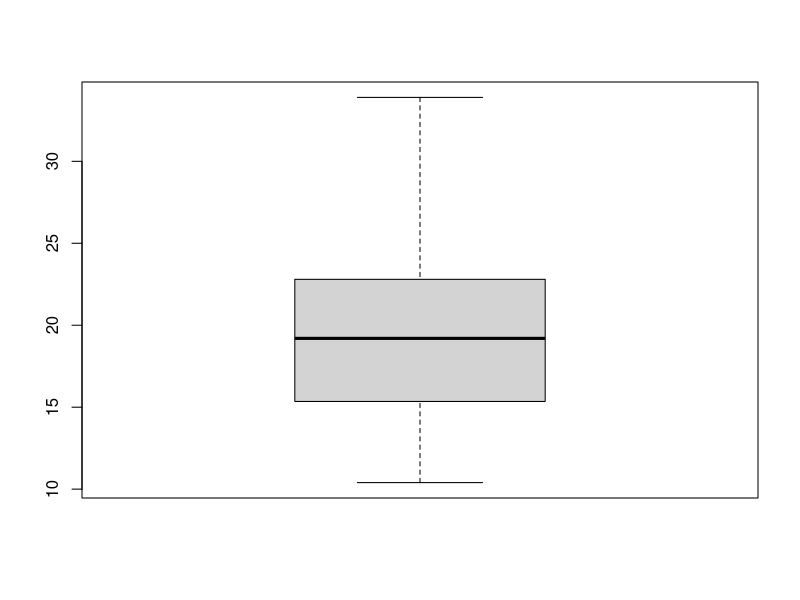
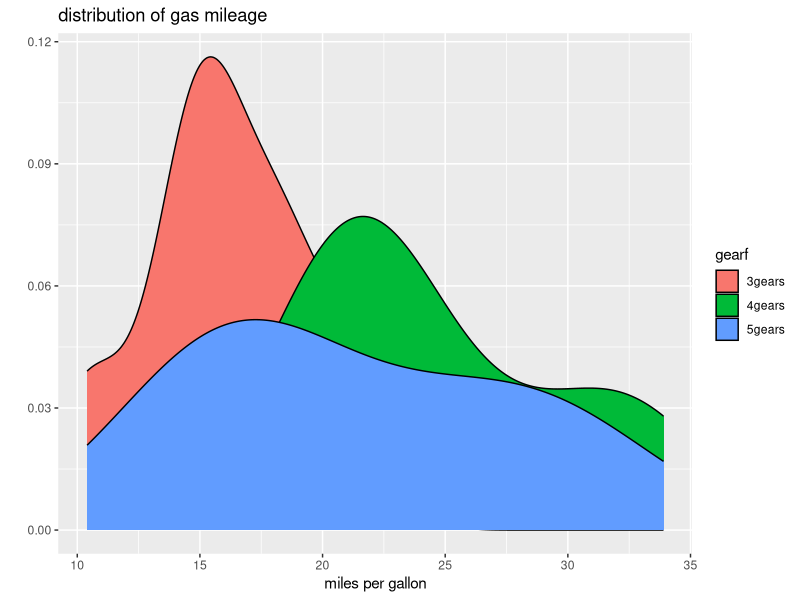
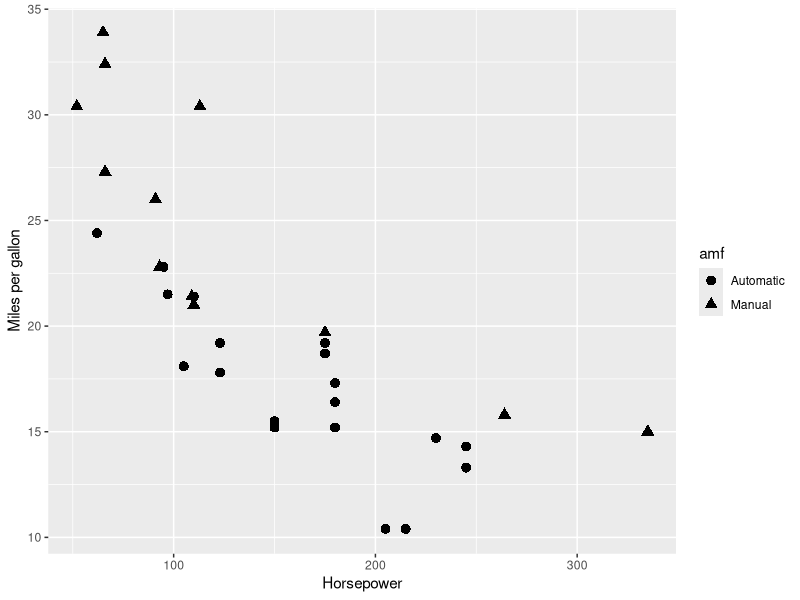
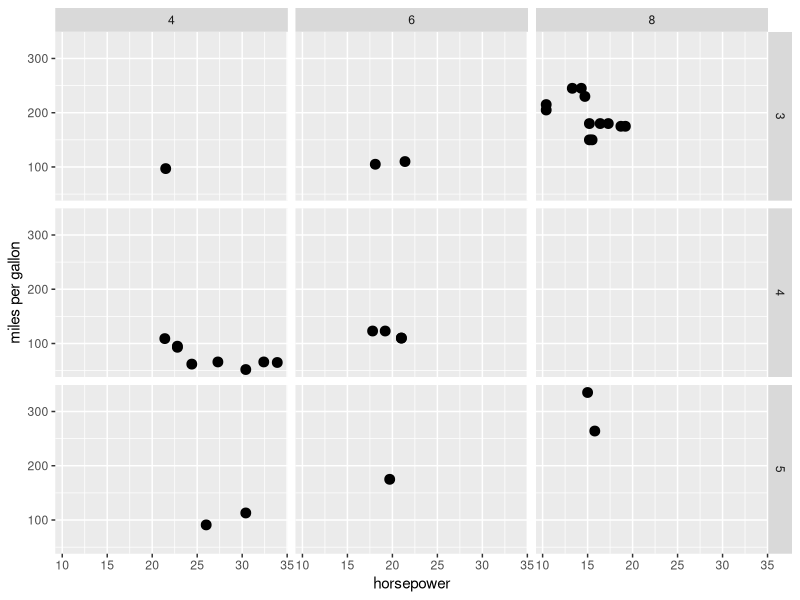
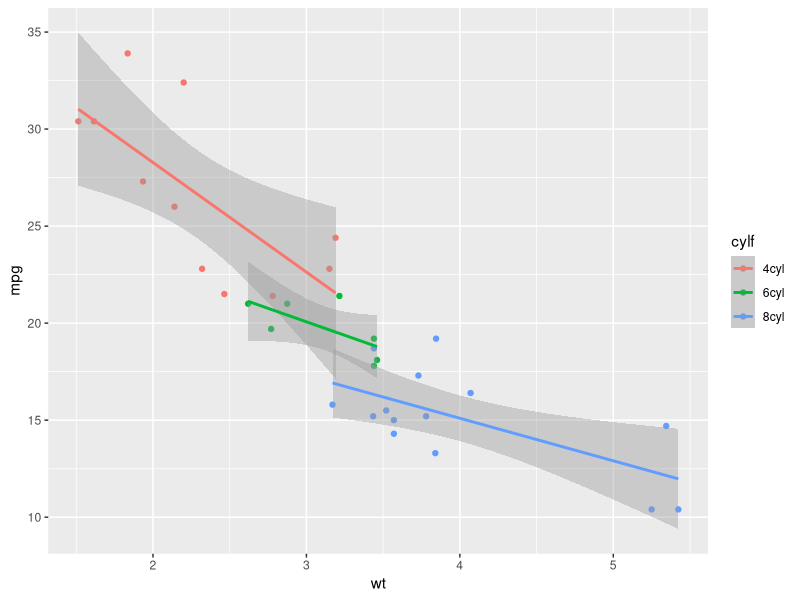
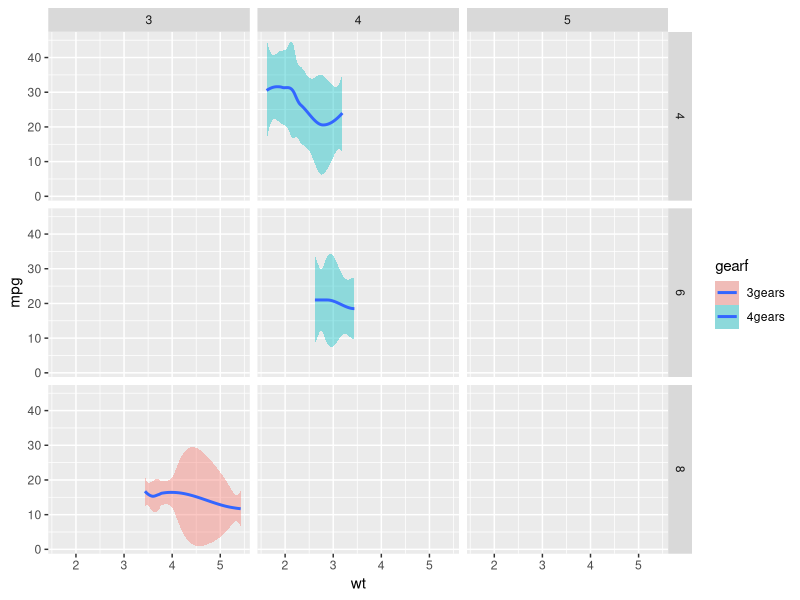
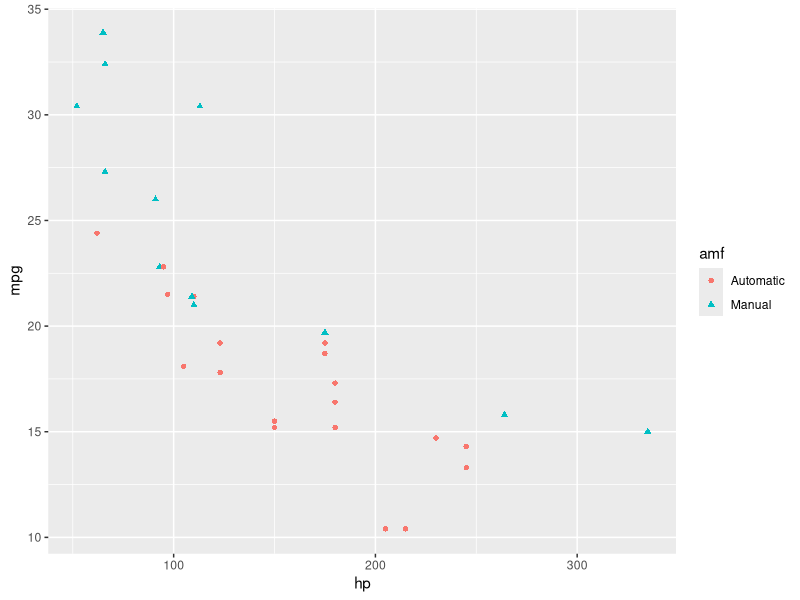
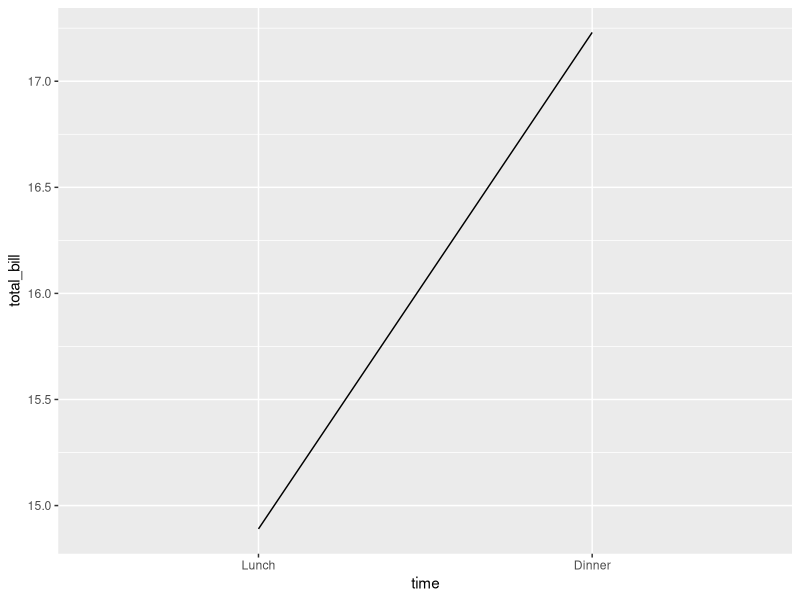

The R script that drew these images, in order: (Note: this script raises an error after producing the figures.)
getwd()
library(ggplot2)
#create factors with value labels
attach(mtcars)
gearf=factor(gear,levels=c(3,4,5),labels=c("3gears","4gears","5gears"))
table(gearf)
summary(mpg)
boxplot(mpg)
amf=factor(am,levels=c(0,1),labels=c("Automatic","Manual"))
cylf=factor(cyl,levels=c(4,6,8),labels=c("4cyl","6cyl","8cyl"))
#Kernel density plots for mpg
#grouped by # of gears
qplot(x=mpg, data= mtcars,geom ="density",fill=gearf,size=I(0.5),main="distribution of gas mileage",xlab="miles per gallon")
# scatterplot of mpg vs hp for each combination of gears and cyl
attach(mtcars)
qplot(hp,mpg,data=mtcars,shape=amf,size=I(3),xlab="Horsepower",ylab="Miles per gallon")
qplot(mpg,hp,data=mtcars,facets = gear~cyl,size=I(3),xlab="horsepower",ylab="miles per gallon")
#regression plot
qplot(wt,mpg,data=mtcars,geom=c("point","smooth"),method="lm",formula=y~x,color=cylf)
qplot(wt,mpg,data=mtcars,fill=gearf,geom="smooth",facets=cyl~gear)
p=qplot(hp,mpg,data=mtcars,shape=amf,color=amf)
p


## learn ggplot2 using R Cookbook
##http://www.cookbook-r.com/Graphs/Bar_and_line_graphs_%28ggplot2%29/

#drawing line graphs
# add a data frame
df <- data.frame(time = factor(c("Lunch","Dinner"), levels=c("Lunch","Dinner")),
                 total_bill = c(14.89, 17.23))
df
#we'll put time on x axis, total bill on y-axis
ggplot(df,aes(time,total_bill,group=1))+geom_line()
ggplot(df,aes(time, total_bill))+geom_line(aes(group=1))

# add points
ggplot(df,aes(time,total_bill,group=1))+geom_line()+geom_point()

#change color and make it a dotted line

ggplot(df,aes(time,total_bill,group=1))+
  geom_line(color="red",linetype="dotted",size=1.5)+
    geom_point(color="red",fill="white",size=4)

#graph with more variable
df1 <- data.frame(sex       = factor(c("Female","Female","Male","Male")),
                  time       = factor(c("Lunch","Dinner","Lunch","Dinner"), levels=c("Lunch","Dinner")),
                  total_bill = c(13.53, 16.81, 16.24, 17.42))
df1
#time - x axis, sex= color fill, total_bill=yaxis
#stacked bar graph
ggplot(df1,aes(time,total_bill,fill=sex))+geom_bar(stat="identity")
ggplot(df1,aes(time,total_bill,fill=sex))+geom_bar(stat="identity",position=position_dodge(),color="black")

#change colors
ggplot(data=df1, aes(x=sex, y=total_bill, group=time, shape=time, color=time)) + geom_line() + geom_point()

##plotting means and error bars graphs
df=ToothGrowth
head(df)
table(df$dose)
str(df)

##run the summarize data function
## Summarizes data, handling within-subjects variables by removing inter-subject variability.
## It will still work if there are no within-S variables.
## Gives count, un-normed mean, normed mean (with same between-group mean),
##   standard deviation, standard error of the mean, and confidence interval.
## If there are within-subject variables, calculate adjusted values using method from Morey (2008).
##   data: a data frame.
##   measurevar: the name of a column that contains the variable to be summariezed
##   betweenvars: a vector containing names of columns that are between-subjects variables
##   withinvars: a vector containing names of columns that are within-subjects variables
##   idvar: the name of a column that identifies each subject (or matched subjects)
##   na.rm: a boolean that indicates whether to ignore NA's
##   conf.interval: the percent range of the confidence interval (default is 95%)

## Summarizes data.
## Gives count, mean, standard deviation, standard error of the mean, and confidence interval (default 95%).
##   data: a data frame.
##   measurevar: the name of a column that contains the variable to be summariezed
##   groupvars: a vector containing names of columns that contain grouping variables
##   na.rm: a boolean that indicates whether to ignore NA's
##   conf.interval: the percent range of the confidence interval (default is 95%)
summarySE <- function(data=NULL, measurevar, groupvars=NULL, na.rm=FALSE,
                      conf.interval=.95, .drop=TRUE) {
  require(plyr)
  
  # New version of length which can handle NA's: if na.rm==T, don't count them
  length2 <- function (x, na.rm=FALSE) {
    if (na.rm) sum(!is.na(x))
    else       length(x)
  }
  
  # This does the summary. For each group's data frame, return a vector with
  # N, mean, and sd
  datac <- ddply(data, groupvars, .drop=.drop,
                 .fun = function(xx, col) {
                   c(N    = length2(xx[[col]], na.rm=na.rm),
                     mean = mean   (xx[[col]], na.rm=na.rm),
                     sd   = sd     (xx[[col]], na.rm=na.rm)
                   )
                 },
                 measurevar
  )
  
  # Rename the "mean" column    
  datac <- rename(datac, c("mean" = measurevar))
  
  datac$se <- datac$sd / sqrt(datac$N)  # Calculate standard error of the mean
  
  # Confidence interval multiplier for standard error
  # Calculate t-statistic for confidence interval: 
  # e.g., if conf.interval is .95, use .975 (above/below), and use df=N-1
  ciMult <- qt(conf.interval/2 + .5, datac$N-1)
  datac$ci <- datac$se * ciMult
  
  return(datac)
}
library(plyr)
dfc <- summarySE(df, measurevar="len", groupvars=c("supp","dose"))
install.packages("plyr")
#basic line graphs
ggplot(dfc,aes(x=dose,y=len,color=supp))+ geom_errorbar(aes(ymin=len-se,ymax=len+se),width=.1)+ geom_line()+geom_point()

##plotting distributions
set.seed(1234)
df <- data.frame(cond = factor( rep(c("A","B"), each=200) ), 
                 rating = c(rnorm(200),rnorm(200, mean=.8)))
df
## adding means to the histograms
library(plyr)
cdf=ddply(df,"cond",summarise,rating.mean=mean(rating))
cdf

#overlaid histogram with means
ggplot(df,aes(rating,fill=cond))+geom_histogram(binwidth=.5,  position="identity")+
  geom_vline(data=cdf,aes(xintercept=rating.mean,color=cond),linetype="dashed",size=1)

#density plot with means
ggplot(df,aes(x=rating,color=cond))+geom_density()+
  geom_vline(data=cdf,aes(xintercept=rating.mean,color=cond),linetype="dashed",size=1)+theme_bw()

##using facets with mean
ggplot(df,aes(rating))+geom_histogram(binwidth=.5,fill="white",color="black")+facet_grid(cond~.)+theme_bw()+geom_vline(data=cdf,aes(xintercept=rating.mean),linetype="dashed",color="blue",size=1)

#basic box plot

ggplot(df,aes(x=cond,y=rating))+geom_boxplot()

#with conditions colored
ggplot(df,aes(x=cond,rating,fill=cond))+geom_boxplot()+coord_flip()+theme_bw()
# add mean to the chart using stat_summary( ) function
ggplot(df,aes(x=cond,rating,fill=cond))+geom_boxplot()+coord_flip()+theme_bw()+
  stat_summary(fun,y=mean,geom="point",shape=5,size=4)

